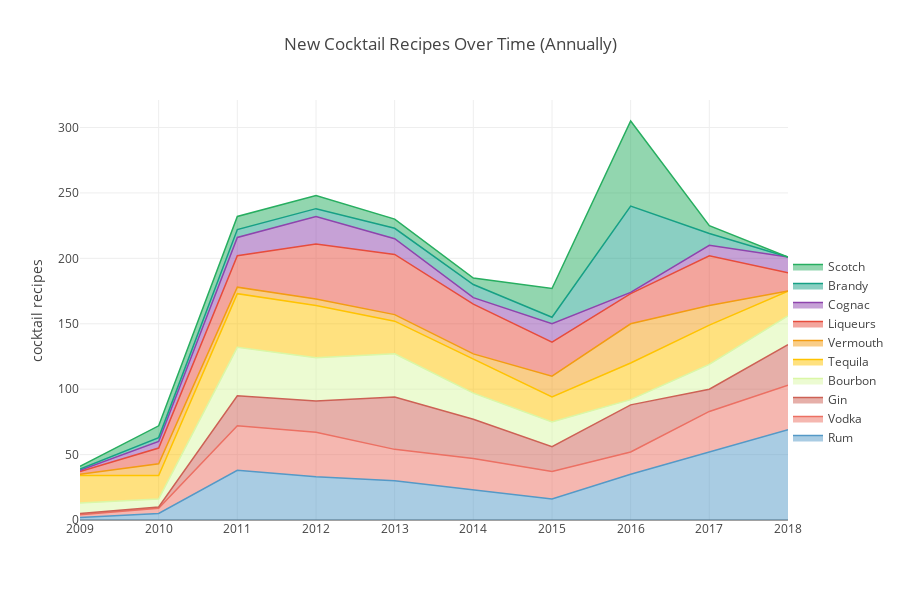

The notebook cell this image was saved under:
### Markdown cell above
Observing the total cocktail recipes over time is helpful for tracking the overall increase in new cocktail recipes, but we may be able to pinpoint trends and years of significance if we plot our data as new recipes per year for each ingredient.

### Code cell
# Remove empty spirit values and expand cocktails with multiple spirits
df2 = df[df[col] != '']
df2 = explode(df2,col,'  ')
df2 = df2.dropna()
df2[col] = df2[col].apply(lambda x: str(x).split(' / ')[0])

# Create year column from creation date
df2['year'] = df2['creation_dtg'].apply(lambda x: int(str(x)[0:4]))

# Filter to previously identified top spirits and years
df2 = df2[df2[col].isin(spiritlist)]
df2 = df2[df2['year'].isin(yearlist)]

# Group and count by sprit and year
dfg = df2[['year',col,'name']].groupby(['year',col]).count()
dfg.columns = ['count']
dfg = dfg.sort_values(by=['year'],ascending=True).reset_index()
dfg = dfg.astype({"year": int, "count": int})

# Add zero value rows for blank year/spirit pairs
for year in yearlist:
    for spirit in spiritlist:
        dfp2 = pd.DataFrame([[year, spirit, 0]], columns=['year', 'spirit', 'count'])
        dfg = pd.concat([dfg, dfp2], ignore_index=True)
dfg = dfg.drop_duplicates(subset=['year', 'spirit'], keep='first')

# Create list of spirits in table ordered by last year recipe count
spirits_ordered = dfg[dfg['year']==yearlist[-1]].sort_values(by=['count'],ascending=False)[col].tolist()

# Create tuple of recipe count arrays for each spirit to pass to stack plot function
plotlist = (dfg[dfg[col]==spirits_ordered[0]]['year'].values,)
for spirit in spirits_ordered:
    plotlist = plotlist + (dfg[dfg[col]==spirit]['count'].values,)
    
# Create stack plot of annual new recipes by spirit in dataset over time
stackplots(plotlist,spiritlist,title='New Cocktail Recipes Over Time (Annually)')

### Figure 1 — Plotly figure (JSON) as saved in the notebook; plotly's stock layout.template omitted (floating-point values rounded to 4 significant figures)
{"data": [{"hoverinfo": "x+y+name", "line": {"color": "#5499c7", "width": 1.5}, "mode": "lines", "name": "Rum", "stackgroup": "one", "type": "scatter", "uid": "c9075183-334a-4a7e-81ce-c120aa68e3f3", "x": [2009, 2010, 2011, 2012, 2013, 2014, 2015, 2016, 2017, 2018], "y": [2, 5, 38, 33, 30, 23, 16, 35, 52, 69]}, {"hoverinfo": "x+y+name", "line": {"color": "#ec7063", "width": 1.5}, "mode": "lines", "name": "Vodka", "stackgroup": "one", "type": "scatter", "uid": "1703c04e-2f6f-47ad-8b95-e66d6f589f6e", "x": [2009, 2010, 2011, 2012, 2013, 2014, 2015, 2016, 2017, 2018], "y": [2, 4, 34, 34, 24, 24, 21, 17, 31, 34]}, {"hoverinfo": "x+y+name", "line": {"color": "#cd6155", "width": 1.5}, "mode": "lines", "name": "Gin", "stackgroup": "one", "type": "scatter", "uid": "7bb3c4c5-e54b-481e-81fb-464d7507a589", "x": [2009, 2010, 2011, 2012, 2013, 2014, 2015, 2016, 2017, 2018], "y": [1, 1, 23, 24, 40, 30, 19, 36, 17, 31]}, {"hoverinfo": "x+y+name", "line": {"color": "#DAF7A6", "width": 1.5}, "mode": "lines", "name": "Bourbon", "stackgroup": "one", "type": "scatter", "uid": "ab59f8ad-e85d-47ac-956a-e43151a874f7", "x": [2009, 2010, 2011, 2012, 2013, 2014, 2015, 2016, 2017, 2018], "y": [8, 6, 37, 33, 33, 20, 19, 4, 19, 22]}, {"hoverinfo": "x+y+name", "line": {"color": "#FFC300", "width": 1.5}, "mode": "lines", "name": "Tequila", "stackgroup": "one", "type": "scatter", "uid": "06c0f93d-fe2e-4d55-b0fc-29eecdf53edd", "x": [2009, 2010, 2011, 2012, 2013, 2014, 2015, 2016, 2017, 2018], "y": [21, 18, 41, 40, 25, 26, 19, 28, 30, 19]}, {"hoverinfo": "x+y+name", "line": {"color": "#f39c12", "width": 1.5}, "mode": "lines", "name": "Vermouth", "stackgroup": "one", "type": "scatter", "uid": "11b092d1-f37a-4ac4-8403-3b655a61a829", "x": [2009, 2010, 2011, 2012, 2013, 2014, 2015, 2016, 2017, 2018], "y": [1, 9, 5, 5, 5, 4, 16, 30, 15, 0]}, {"hoverinfo": "x+y+name", "line": {"color": "#e74c3c", "width": 1.5}, "mode": "lines", "name": "Liqueurs", "stackgroup": "one", "type": "scatter", "uid": "abca49e3-c112-46de-b664-6ad1e17717b1", "x": [2009, 2010, 2011, 2012, 2013, 2014, 2015, 2016, 2017, 2018], "y": [2, 12, 24, 42, 46, 38, 26, 23, 38, 14]}, {"hoverinfo": "x+y+name", "line": {"color": "#8e44ad", "width": 1.5}, "mode": "lines", "name": "Cognac", "stackgroup": "one", "type": "scatter", "uid": "291d72a1-de64-4648-8e16-825a499865db", "x": [2009, 2010, 2011, 2012, 2013, 2014, 2015, 2016, 2017, 2018], "y": [1, 5, 14, 21, 12, 5, 14, 1, 8, 12]}, {"hoverinfo": "x+y+name", "line": {"color": "#16a085", "width": 1.5}, "mode": "lines", "name": "Brandy", "stackgroup": "one", "type": "scatter", "uid": "3806fa73-d21f-463a-94e8-432a466480f7", "x": [2009, 2010, 2011, 2012, 2013, 2014, 2015, 2016, 2017, 2018], "y": [1, 3, 6, 6, 8, 10, 5, 66, 9, 0]}, {"hoverinfo": "x+y+name", "line": {"color": "#27ae60", "width": 1.5}, "mode": "lines", "name": "Scotch", "stackgroup": "one", "type": "scatter", "uid": "48ba2797-28df-45c4-9a09-2476e7141363", "x": [2009, 2010, 2011, 2012, 2013, 2014, 2015, 2016, 2017, 2018], "y": [2, 9, 10, 10, 7, 5, 22, 65, 6, 0]}], "layout": {"height": 600, "legend": {"bgcolor": "rgba(0,0,0,0)", "x": 1, "y": 0.4}, "title": {"text": "New Cocktail Recipes Over Time (Annually)"}, "width": 900, "yaxis": {"title": {"text": "cocktail recipes"}}}}
